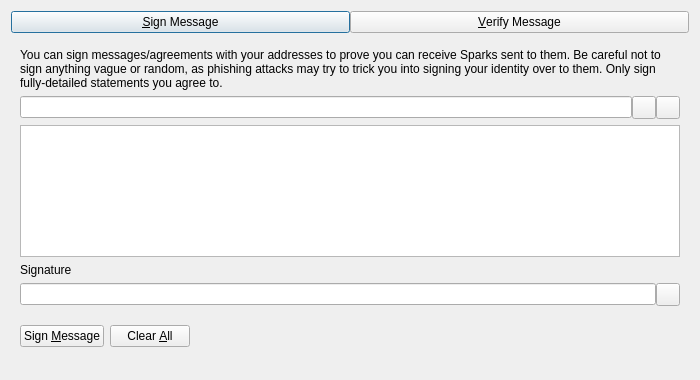
<?xml version="1.0" encoding="UTF-8"?>
<ui version="4.0">
 <class>SignVerifyMessageDialog</class>
 <widget class="QDialog" name="SignVerifyMessageDialog">
  <property name="geometry">
   <rect>
    <x>0</x>
    <y>0</y>
    <width>700</width>
    <height>380</height>
   </rect>
  </property>
  <property name="windowTitle">
   <string>Signatures - Sign / Verify a Message</string>
  </property>
  <property name="modal">
   <bool>true</bool>
  </property>
  <layout class="QVBoxLayout" name="verticalLayout">
   <item>
    <layout class="QHBoxLayout" name="horizontalLayout_Buttons_2">
     <property name="spacing">
      <number>0</number>
     </property>
     <property name="topMargin">
      <number>0</number>
     </property>
     <item>
      <widget class="QPushButton" name="btnSignMessage">
       <property name="text">
        <string>&amp;Sign Message</string>
       </property>
       <property name="checkable">
        <bool>true</bool>
       </property>
      </widget>
     </item>
     <item>
      <widget class="QPushButton" name="btnVerifyMessage">
       <property name="text">
        <string>&amp;Verify Message</string>
       </property>
       <property name="checkable">
        <bool>true</bool>
       </property>
      </widget>
     </item>
    </layout>
   </item>
   <item>
    <widget class="QStackedWidget" name="stackedWidgetSig">
     <property name="minimumSize">
      <size>
       <width>0</width>
       <height>0</height>
      </size>
     </property>
     <property name="currentIndex">
      <number>0</number>
     </property>
     <widget class="QWidget" name="pageSignMessage">
      <layout class="QVBoxLayout" name="verticalLayout_SM">
       <item>
        <widget class="QLabel" name="infoLabel_SM">
         <property name="text">
          <string>You can sign messages/agreements with your addresses to prove you can receive Sparks sent to them. Be careful not to sign anything vague or random, as phishing attacks may try to trick you into signing your identity over to them. Only sign fully-detailed statements you agree to.</string>
         </property>
         <property name="textFormat">
          <enum>Qt::PlainText</enum>
         </property>
         <property name="wordWrap">
          <bool>true</bool>
         </property>
        </widget>
       </item>
       <item>
        <layout class="QHBoxLayout" name="horizontalLayout_1_SM">
         <property name="spacing">
          <number>0</number>
         </property>
         <item>
          <widget class="QValidatedLineEdit" name="addressIn_SM">
           <property name="toolTip">
            <string>The Sparks address to sign the message with</string>
           </property>
          </widget>
         </item>
         <item>
          <widget class="QToolButton" name="addressBookButton_SM">
           <property name="toolTip">
            <string>Choose previously used address</string>
           </property>
           <property name="text">
            <string/>
           </property>
           <property name="shortcut">
            <string>Alt+A</string>
           </property>
          </widget>
         </item>
         <item>
          <widget class="QToolButton" name="pasteButton_SM">
           <property name="toolTip">
            <string>Paste address from clipboard</string>
           </property>
           <property name="text">
            <string/>
           </property>
           <property name="shortcut">
            <string>Alt+P</string>
           </property>
          </widget>
         </item>
        </layout>
       </item>
       <item>
        <widget class="QPlainTextEdit" name="messageIn_SM">
         <property name="toolTip">
          <string>Enter the message you want to sign here</string>
         </property>
        </widget>
       </item>
       <item>
        <widget class="QLabel" name="signatureLabel_SM">
         <property name="text">
          <string>Signature</string>
         </property>
         <property name="textFormat">
          <enum>Qt::PlainText</enum>
         </property>
        </widget>
       </item>
       <item>
        <layout class="QHBoxLayout" name="horizontalLayout_2_SM">
         <property name="spacing">
          <number>0</number>
         </property>
         <item>
          <widget class="QLineEdit" name="signatureOut_SM">
           <property name="readOnly">
            <bool>true</bool>
           </property>
          </widget>
         </item>
         <item>
          <widget class="QToolButton" name="copySignatureButton_SM">
           <property name="toolTip">
            <string>Copy the current signature to the system clipboard</string>
           </property>
           <property name="text">
            <string/>
           </property>
          </widget>
         </item>
        </layout>
       </item>
       <item>
        <layout class="QHBoxLayout" name="horizontalLayout_3_SM">
         <item>
          <widget class="QPushButton" name="signMessageButton_SM">
           <property name="toolTip">
            <string>Sign the message to prove you own this Sparks address</string>
           </property>
           <property name="text">
            <string>Sign &amp;Message</string>
           </property>
           <property name="autoDefault">
            <bool>false</bool>
           </property>
          </widget>
         </item>
         <item>
          <widget class="QPushButton" name="clearButton_SM">
           <property name="toolTip">
            <string>Reset all sign message fields</string>
           </property>
           <property name="text">
            <string>Clear &amp;All</string>
           </property>
           <property name="autoDefault">
            <bool>false</bool>
           </property>
          </widget>
         </item>
         <item>
          <spacer name="horizontalSpacer_1_SM">
           <property name="orientation">
            <enum>Qt::Horizontal</enum>
           </property>
           <property name="sizeHint" stdset="0">
            <size>
             <width>40</width>
             <height>48</height>
            </size>
           </property>
          </spacer>
         </item>
         <item>
          <widget class="QLabel" name="statusLabel_SM">
           <property name="text">
            <string/>
           </property>
           <property name="wordWrap">
            <bool>true</bool>
           </property>
          </widget>
         </item>
         <item>
          <spacer name="horizontalSpacer_2_SM">
           <property name="orientation">
            <enum>Qt::Horizontal</enum>
           </property>
           <property name="sizeHint" stdset="0">
            <size>
             <width>40</width>
             <height>48</height>
            </size>
           </property>
          </spacer>
         </item>
        </layout>
       </item>
      </layout>
     </widget>
     <widget class="QWidget" name="pageVerifyMessage">
      <layout class="QVBoxLayout" name="verticalLayout_VM">
       <item>
        <widget class="QLabel" name="infoLabel_VM">
         <property name="text">
          <string>Enter the receiver's address, message (ensure you copy line breaks, spaces, tabs, etc. exactly) and signature below to verify the message. Be careful not to read more into the signature than what is in the signed message itself, to avoid being tricked by a man-in-the-middle attack. Note that this only proves the signing party receives with the address, it cannot prove sendership of any transaction!</string>
         </property>
         <property name="textFormat">
          <enum>Qt::PlainText</enum>
         </property>
         <property name="alignment">
          <set>Qt::AlignLeading|Qt::AlignLeft|Qt::AlignTop</set>
         </property>
         <property name="wordWrap">
          <bool>true</bool>
         </property>
        </widget>
       </item>
       <item>
        <layout class="QHBoxLayout" name="horizontalLayout_1_VM">
         <property name="spacing">
          <number>0</number>
         </property>
         <item>
          <widget class="QValidatedLineEdit" name="addressIn_VM">
           <property name="toolTip">
            <string>The Sparks address the message was signed with</string>
           </property>
          </widget>
         </item>
         <item>
          <widget class="QToolButton" name="addressBookButton_VM">
           <property name="toolTip">
            <string>Choose previously used address</string>
           </property>
           <property name="text">
            <string/>
           </property>
           <property name="shortcut">
            <string>Alt+A</string>
           </property>
          </widget>
         </item>
        </layout>
       </item>
       <item>
        <widget class="QPlainTextEdit" name="messageIn_VM"/>
       </item>
       <item>
        <widget class="QValidatedLineEdit" name="signatureIn_VM"/>
       </item>
       <item>
        <layout class="QHBoxLayout" name="horizontalLayout_2_VM">
         <item>
          <widget class="QPushButton" name="verifyMessageButton_VM">
           <property name="toolTip">
            <string>Verify the message to ensure it was signed with the specified Sparks address</string>
           </property>
           <property name="text">
            <string>Verify &amp;Message</string>
           </property>
           <property name="autoDefault">
            <bool>false</bool>
           </property>
          </widget>
         </item>
         <item>
          <widget class="QPushButton" name="clearButton_VM">
           <property name="toolTip">
            <string>Reset all verify message fields</string>
           </property>
           <property name="text">
            <string>Clear &amp;All</string>
           </property>
           <property name="autoDefault">
            <bool>false</bool>
           </property>
          </widget>
         </item>
         <item>
          <spacer name="horizontalSpacer_1_VM">
           <property name="orientation">
            <enum>Qt::Horizontal</enum>
           </property>
           <property name="sizeHint" stdset="0">
            <size>
             <width>40</width>
             <height>48</height>
            </size>
           </property>
          </spacer>
         </item>
         <item>
          <widget class="QLabel" name="statusLabel_VM">
           <property name="text">
            <string/>
           </property>
           <property name="wordWrap">
            <bool>true</bool>
           </property>
          </widget>
         </item>
         <item>
          <spacer name="horizontalSpacer_2_VM">
           <property name="orientation">
            <enum>Qt::Horizontal</enum>
           </property>
           <property name="sizeHint" stdset="0">
            <size>
             <width>40</width>
             <height>48</height>
            </size>
           </property>
          </spacer>
         </item>
        </layout>
       </item>
      </layout>
     </widget>
    </widget>
   </item>
  </layout>
 </widget>
 <customwidgets>
  <customwidget>
   <class>QValidatedLineEdit</class>
   <extends>QLineEdit</extends>
   <header>qt/qvalidatedlineedit.h</header>
  </customwidget>
 </customwidgets>
 <resources>
  <include location="../sparks.qrc"/>
 </resources>
 <connections/>
</ui>
